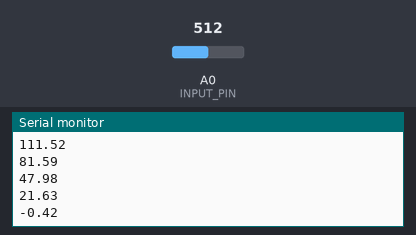
Simulated run of this sketch. Board: Arduino Uno, built with avr-gcc and run on an emulated ATmega328P. Parts: the last lines printed to the serial monitor. Inputs (shaded band) come from the test bench; at power-on: A0 (INPUT_PIN) = 512.

Above: at 1.2 s.
1.3 s: A0 (INPUT_PIN) set to 716
At 1.55 s:
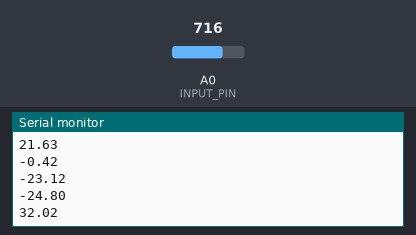
2.8 s: A0 (INPUT_PIN) set to 900
At 2.87 s:
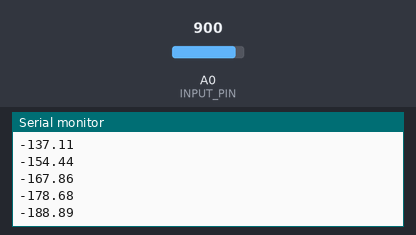
Timing chart, 0 to 5.8 s (numbered marks = the images above; inputs shaded):
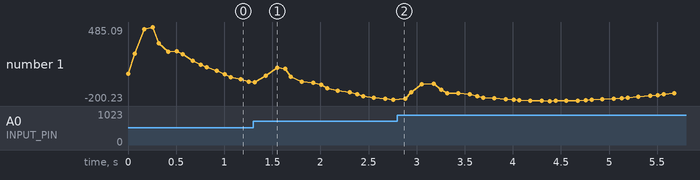

The sketch:

cognitext_blink_bridge.ino
```cpp
// EOG Filter - BioAmp EXG Pill
// https://github.com/upsidedownlabs/BioAmp-EXG-Pill

// Upside Down Labs invests time and resources providing this open source code,
// please support Upside Down Labs and open-source hardware by purchasing
// products from Upside Down Labs!

// Copyright (c) 2021 Upside Down Labs - contact@upsidedownlabs.tech

// Permission is hereby granted, free of charge, to any person obtaining a copy
// of this software and associated documentation files (the "Software"), to deal
// in the Software without restriction, including without limitation the rights
// to use, copy, modify, merge, publish, distribute, sublicense, and/or sell
// copies of the Software, and to permit persons to whom the Software is
// furnished to do so, subject to the following conditions:

// The above copyright notice and this permission notice shall be included in all
// copies or substantial portions of the Software.

// THE SOFTWARE IS PROVIDED "AS IS", WITHOUT WARRANTY OF ANY KIND, EXPRESS OR
// IMPLIED, INCLUDING BUT NOT LIMITED TO THE WARRANTIES OF MERCHANTABILITY,
// FITNESS FOR A PARTICULAR PURPOSE AND NONINFRINGEMENT. IN NO EVENT SHALL THE
// AUTHORS OR COPYRIGHT HOLDERS BE LIABLE FOR ANY CLAIM, DAMAGES OR OTHER
// LIABILITY, WHETHER IN AN ACTION OF CONTRACT, TORT OR OTHERWISE, ARISING FROM,
// OUT OF OR IN CONNECTION WITH THE SOFTWARE OR THE USE OR OTHER DEALINGS IN THE
// SOFTWARE.

#define SAMPLE_RATE 75
#define BAUD_RATE 115200
#define INPUT_PIN A0

// Band-Pass Butterworth IIR digital filter forward declaration
float EOGFilter(float input);

void setup() {
	// Serial connection begin
	Serial.begin(BAUD_RATE);
}

void loop() {
	// Calculate elapsed time
	static unsigned long past = 0;
	unsigned long present = micros();
	unsigned long interval = present - past;
	past = present;

	// Run timer
	static long timer = 0;
	timer -= interval;

	// Sample
	if(timer < 0){
		timer += 1000000 / SAMPLE_RATE;
		float sensor_value = analogRead(INPUT_PIN);
		float signal = EOGFilter(sensor_value);
		Serial.println(signal);
	}
}

// Band-Pass Butterworth IIR digital filter, generated using filter_gen.py.
// Sampling rate: 75.0 Hz, frequency: [0.5, 19.5] Hz.
// Filter is order 4, implemented as second-order sections (biquads).
// Reference:
// https://docs.scipy.org/doc/scipy/reference/generated/scipy.signal.butter.html
// https://courses.ideate.cmu.edu/16-223/f2020/Arduino/FilterDemos/filter_gen.py
float EOGFilter(float input)
{
  float output = input;
  {
    static float z1, z2; // filter section state
    float x = output - 0.02977423*z1 - 0.04296318*z2;
    output = 0.09797471*x + 0.19594942*z1 + 0.09797471*z2;
    z2 = z1;
    z1 = x;
  }
  {
    static float z1, z2; // filter section state
    float x = output - 0.08383952*z1 - 0.46067709*z2;
    output = 1.00000000*x + 2.00000000*z1 + 1.00000000*z2;
    z2 = z1;
    z1 = x;
  }
  {
    static float z1, z2; // filter section state
    float x = output - -1.92167271*z1 - 0.92347975*z2;
    output = 1.00000000*x + -2.00000000*z1 + 1.00000000*z2;
    z2 = z1;
    z1 = x;
  }
  {
    static float z1, z2; // filter section state
    float x = output - -1.96758891*z1 - 0.96933514*z2;
    output = 1.00000000*x + -2.00000000*z1 + 1.00000000*z2;
    z2 = z1;
    z1 = x;
  }
  return output;
}
```

Measured:
- after the input at 1.3 s, the serial monitor: prints a new line at once (image 1)
- plotted number 1: -23.12 → -188.89 after the input at 1.3 s
